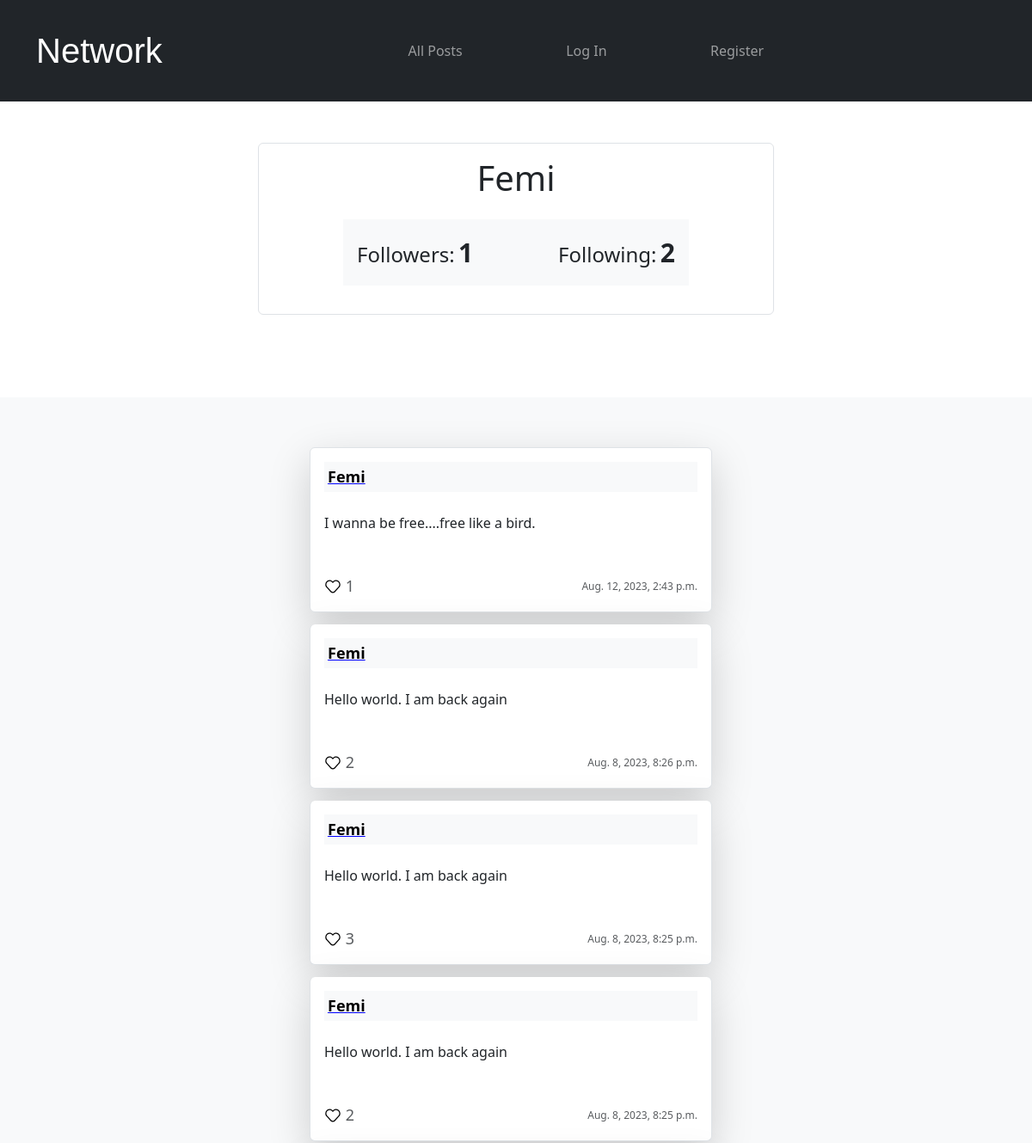
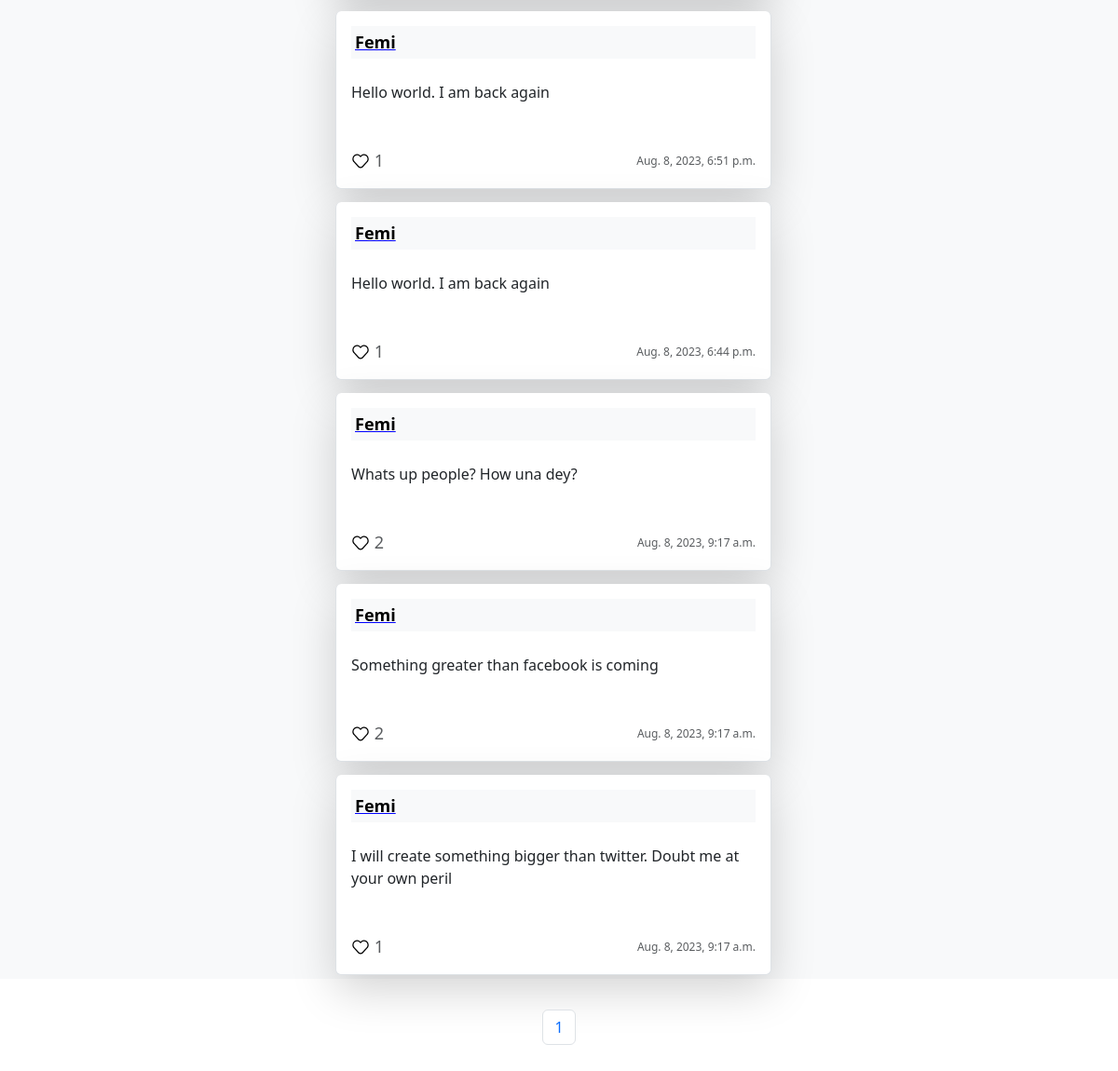
/userprofile/4, run on the app's committed database (2 pictures, top to bottom).
### network/models.py (models this page shows, shortened)
class User(AbstractUser):
    pass

class Post(models.Model):
    owner = models.ForeignKey(User, on_delete=models.CASCADE, related_name='postowner')
    timestamp = models.DateTimeField(auto_now_add=True, null=True)
    content = models.TextField()

### network/views.py (the view)
# urls.py: path("userprofile/<int:usernameid>", views.userprofile, name="userprofile"),
def userprofile(request, usernameid):
    userProfileShow = User.objects.get(pk=usernameid)
    user_to_follow = Follower.objects.filter(user=userProfileShow)
    user_to_follow_num = user_to_follow.count()
    user_following = Follower.objects.filter(follower=userProfileShow)
    user_following_num = user_following.count()
    ownerPosts = Post.objects.filter(owner=userProfileShow).annotate(number_of_likes=Count('likedpost')).order_by('-id')
    paginator = Paginator(ownerPosts, 10)
    page_number = request.GET.get('page')
    page_obj = paginator.get_page(page_number)
    if request.user ==userProfileShow:
        user_own_profile = True
    else:
        user_own_profile = False
    allLikes = Like.objects.all()
    allPostsLiked = []
    try:
        for like in allLikes:
            if like.user.id == request.user.id:
                allPostsLiked.append(like.post.id)
    except:
        allPostsLiked = []
    return render(request, "network/userprofile.html", {
        "userDetails": userProfileShow,
        "user_to_follow_num": user_to_follow_num,
        "user_following_num": user_following_num,
        "ownerPosts": ownerPosts,
        "user_own_profile": user_own_profile,
        "page_obj": page_obj,
        "allPostsLiked": allPostsLiked
    })

### network/templates/network/userprofile.html (shortened to what this page needs)
{% extends 'network/layout.html' %}
{% load static %}
{% block body %}
<div class=" border container bg-white pt-3 pb-5 rounded mt-5" style="max-width: 50%; height: 200px" >
    <div class="mb-4">
        <h1 class="text-center">{{userDetails.username|title}}</h1>
    </div>
    <div class="p-3 d-flex mx-auto bg-light justify-content-between" style="width: 70%;">
        <div>
            <span style="font-weight: 400; font-size: 24px;">Followers:</span>
            <span id="followernum" style="font-weight: 600; font-size: 30px;">{{user_to_follow_num}}</span>
        </div>
        <div>
            <span style="font-weight: 400; font-size: 24px;">Following:</span>
            <span style="font-weight: 600; font-size: 30px;">{{user_following_num}}</span>
        </div>
    </div>
</div>
<br />
<br />
<div class=" mx-auto mt-5 bg-light" style="max-width: 100%; height: fit-content;">
    <ul class="container  mt-5 pt-5 list-group" style="max-width: 40%;">
        {% for post in page_obj %}
        <li class="list-group-item shadow-lg p-3 mb-1 bg-white rounded">
            <div class="container bg-light p-1 d-flex justify-content-between">
                <a href="{% url 'userprofile' post.owner.id %}"
                    class="username"><strong>{{post.owner.username|title}}</strong></a>
            </div>
            <div class="contianer mt-4">
                <p id="post_content_{{post.id}}">{{post.content}}</p>
            </div>
            <div class="d-flex flex-row justify-content-between mt-5">
                {% if user.is_authenticated %}
                <div class="d-flex flex-row align-items-center justify-content-between text-muted" style="width: 35px;">
                    {% if post.id in allPostsLiked %}
                    <span class="unlike" style="cursor: pointer;" id="like_{{post.id}}"
                        onclick="handleImageLikeUnlike({{post.id}}, {{allPostsLiked}})"></span>
                    {% else %}
                    <span class="like" style="cursor: pointer;" id="like_{{post.id}}"
                        onclick="handleImageLikeUnlike({{post.id}}, {{allPostsLiked}})"></span>
                    {% endif %}
                    <span id="likeSpan">
                        <span id="numOfLikes_{{post.id}}" class="font-weight-light " style="font-size: 18px" ;>
                            {{post.number_of_likes}}
                        </span>
                    </span>
                </div>
                {% else %}
                <div class="d-flex flex-row align-items-center justify-content-between text-muted" style="width: 35px;">
                    {% if post.id in allPostsLiked %}
                    <span class="unlike" style="cursor: pointer;" id="like_{{post.id}}"
                        onclick="window.alert('You have to sign in to unlike')"></span>
                    {% else %}
                    <span class="like" style="cursor: pointer;" id="like_{{post.id}}"
                        onclick="window.alert('You have to sign in to like')"></span>
                    {% endif %}
                    <span id="likeSpan">
                        <span id="numOfLikes" class="font-weight-light " style="font-size: 18px" ;>
                            {{post.number_of_likes}}
                        </span>
                    </span>
                </div>
                {% endif %}
                <div>
                    <span class="font-weight-light text-muted" style="font-size: 12px;">{{post.timestamp}}</span>
                </div>
            </div>
        </li>
        {% endfor %}
    </ul>
</div>
<div class=" mx-auto d-flex justify-content-center pt-5 pb-5" style="display: block; width: 50%; height: 120px;">
    <nav aria-label="page pagination" class="d-flex justify-content-center align-items-center">
        <ul class="pagination mx-auto d-flex justify-content-center ">
            {% for page in page_obj.paginator.page_range %}
            <li class="page-item"><a class="page-link" href="?page={{page}}">{{page}}</a></li>
            {% endfor %}
        </ul>
    </nav>
</div>
{% endblock %}

### network/static/network/styles.css (style rules this page uses)
.like { display: inline-block; background: url('/static/images/love.svg') no-repeat center; background-size: contain; width: 20px; height: 20px; z-index: 10; }
.list-group-item { margin-top: 10px; }
.username { text-decoration-color: blue; color: black; font-size: 18px; }

### data on the page
User: username "Femi"
Post: owner.username "Femi", content "I wanna be free....free like a bird.", number_of_likes "1", timestamp "Aug. 12, 2023, 2:43 p.m."
Post: owner.username "Femi", content "Hello world. I am back again", number_of_likes "2", timestamp "Aug. 8, 2023, 8:26 p.m."
Post: owner.username "Femi", content "Hello world. I am back again", number_of_likes "3", timestamp "Aug. 8, 2023, 8:25 p.m."
Post: owner.username "Femi", content "Hello world. I am back again", number_of_likes "2", timestamp "Aug. 8, 2023, 8:25 p.m."
Post: owner.username "Femi", content "Hello world. I am back again", number_of_likes "1", timestamp "Aug. 8, 2023, 6:51 p.m."
Post: owner.username "Femi", content "Hello world. I am back again", number_of_likes "1", timestamp "Aug. 8, 2023, 6:44 p.m."
Post: owner.username "Femi", content "Whats up people? How una dey?", number_of_likes "2", timestamp "Aug. 8, 2023, 9:17 a.m."
Post: owner.username "Femi", content "Something greater than facebook is coming", number_of_likes "2", timestamp "Aug. 8, 2023, 9:17 a.m."
Post: owner.username "Femi", content "I will create something bigger than twitter. Doubt me at your own peril", number_of_likes "1", timestamp "Aug. 8, 2023, 9:17 a.m."

### other printed values
{{ user_to_follow_num }} "1"
{{ user_following_num }} "2"
{{ page }} "1"
